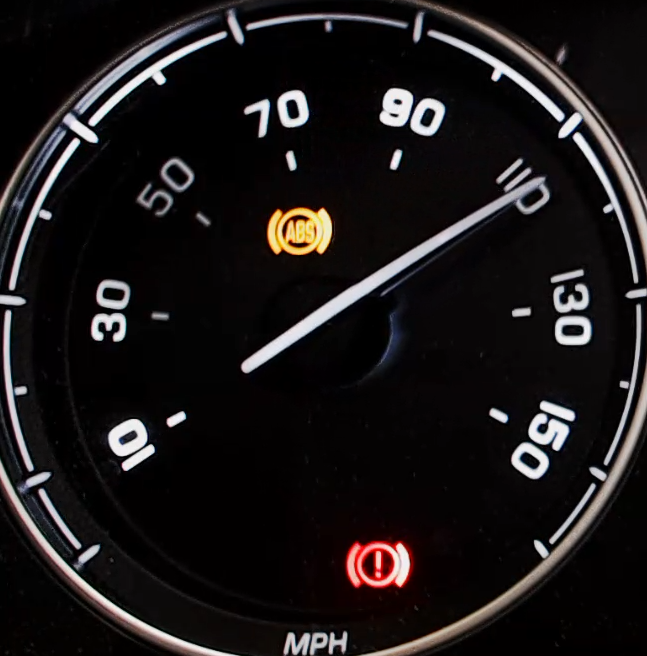
#> input picture templates/speed.png, 647 x 656 px
$ python canny_test.py
#> lines starting #> are read from the running program, lines starting #| are printed output that depends on the picture
import cv2
import numpy as np
from matplotlib import pyplot as plt


def nothing(x):
    pass

# Create a black image, a window
img = cv2.imread('../templates/speed.png')
#> img is the input picture: shape (656, 647, 3); mean B, G, R 25, 24.6, 27.9
old_L= 100
old_H= 200
canny = cv2.Canny(img, old_L, old_H)
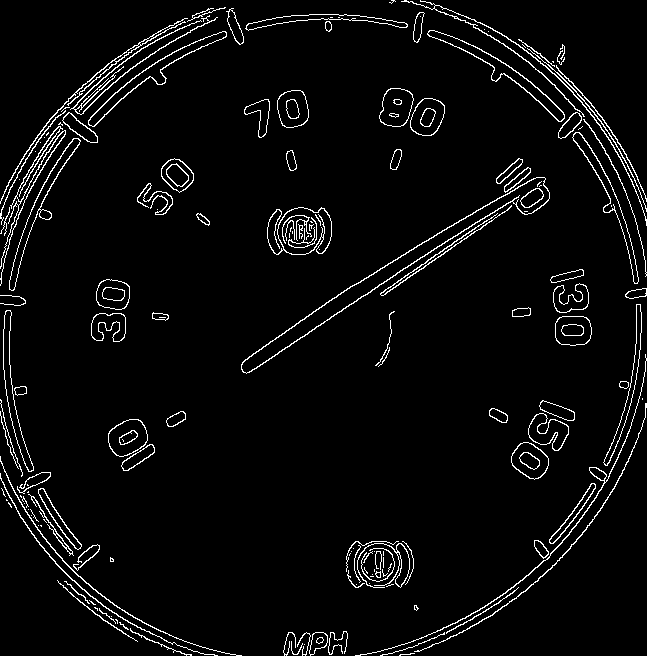
#> canny: shape (656, 647); 4.1% white in thin lines or dots
cv2.namedWindow('image')

# create trackbars for color change
cv2.createTrackbar('L','image',0,1000,nothing)
cv2.createTrackbar('H','image',0,1000,nothing)
# switch = '0 : OFF \n1 : ON'
# cv2.createTrackbar(switch, 'image',0,1,nothing)

while(1):
    cv2.imshow('image',canny)
    k = cv2.waitKey(1) & 0xFF
#> (key Esc is pressed here)
    if k == 27:
        break
    # old_L
    # old_H
    # get current positions of four trackbars
    L = cv2.getTrackbarPos('L','image')
    H = cv2.getTrackbarPos('H','image')
    if L != old_L or H != old_H:
        canny = cv2.Canny(img, L, H)
        old_L = L
        old_H = H

cv2.destroyAllWindows()
